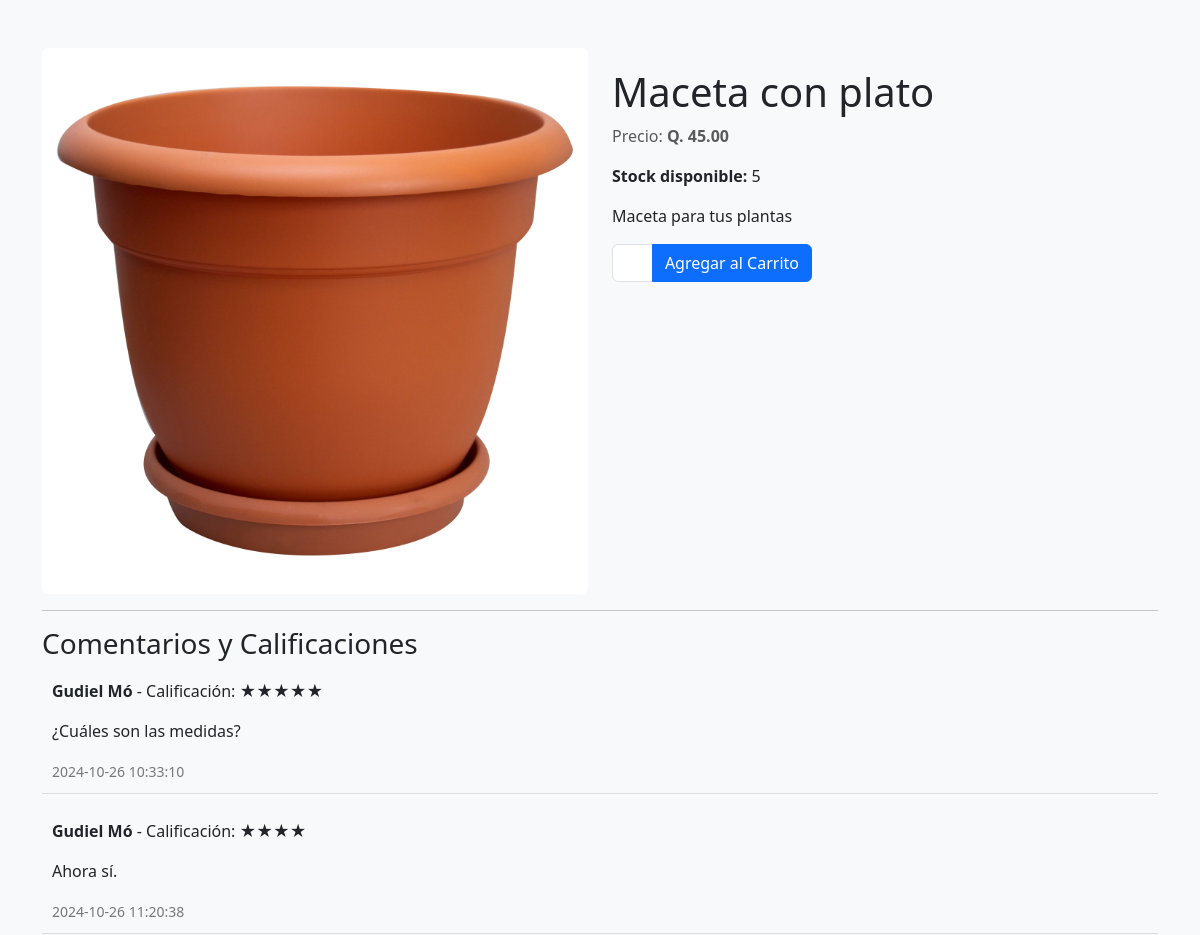
The page /public/client/detalle_producto.php?slug=maceta-con-plato (upper part) on the database as committed earlier.
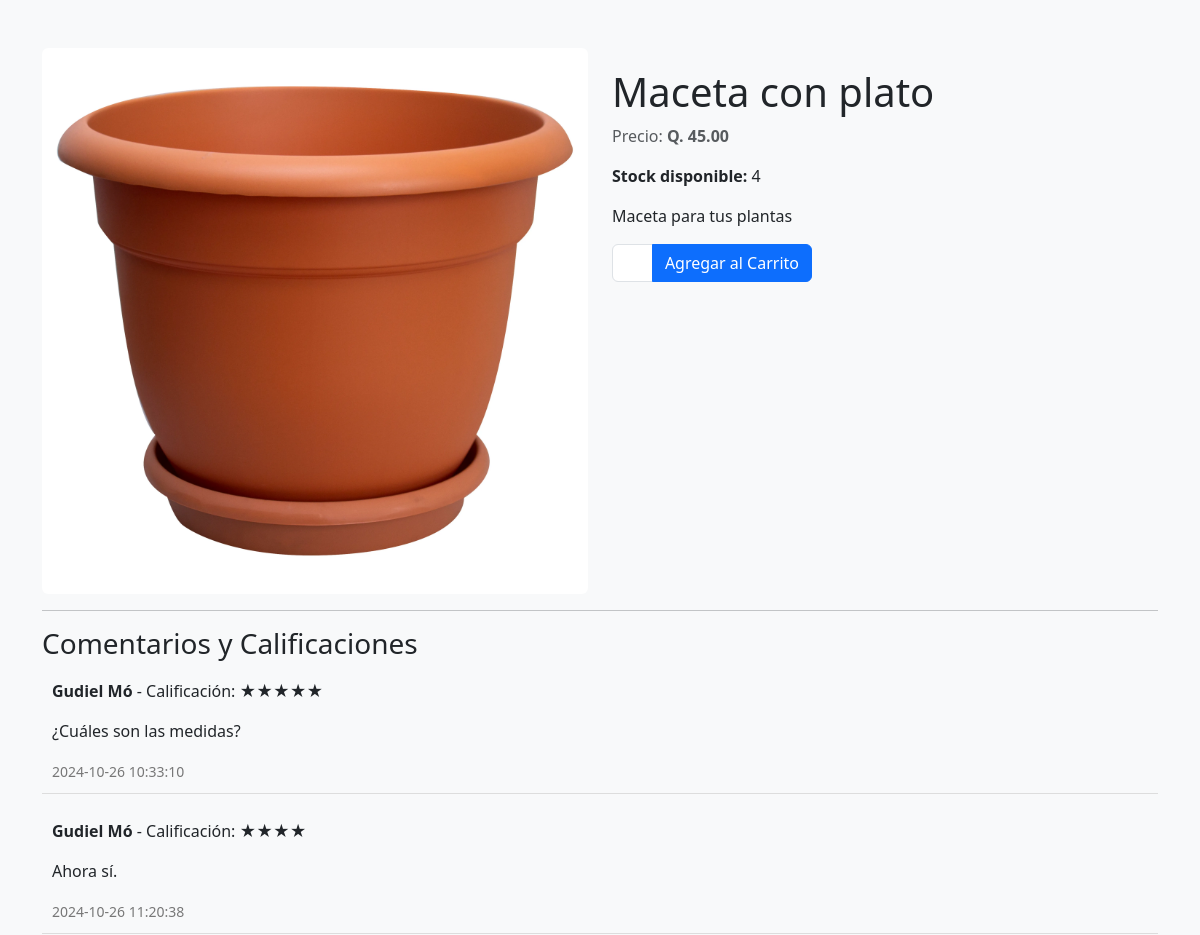
The same page on the database as committed later.
### tables this page shows
CREATE TABLE `producto` (
  `id_producto` int(11) NOT NULL AUTO_INCREMENT,
  `id_negocio` int(11) DEFAULT NULL,
  `id_categoria` int(11) DEFAULT NULL,
  `nombre_producto` varchar(255) NOT NULL,
  `descripcion` text DEFAULT NULL,
  `costo` decimal(10,0) NOT NULL,
  `precio` decimal(10,2) NOT NULL,
  `stock` int(11) NOT NULL,
  `imagen` varchar(255) DEFAULT NULL,
  `estado` varchar(50) NOT NULL,
  `fecha_actualizacion` timestamp NOT NULL DEFAULT current_timestamp() ON UPDATE current_timestamp(),
  `id_emprendedor` int(11) NOT NULL,
  `tiene_promocion` tinyint(1) DEFAULT 0,
  `precio_promocional` decimal(10,2) DEFAULT NULL,
  `slug` varchar(255) NOT NULL,
  `imagen_alt` varchar(255) DEFAULT NULL,
  `meta_title` varchar(255) DEFAULT NULL,
  `meta_description` text DEFAULT NULL,
  PRIMARY KEY (`id_producto`),
  KEY `id_negocio` (`id_negocio`),
  KEY `id_categoria` (`id_categoria`),
  KEY `fk_producto_emprendedor` (`id_emprendedor`),
  CONSTRAINT `fk_producto_emprendedor` FOREIGN KEY (`id_emprendedor`) REFERENCES `emprendedor` (`id_emprendedor`) ON DELETE CASCADE ON UPDATE CASCADE,
  CONSTRAINT `producto_ibfk_1` FOREIGN KEY (`id_negocio`) REFERENCES `negocio` (`id_negocio`),
  CONSTRAINT `producto_ibfk_2` FOREIGN KEY (`id_categoria`) REFERENCES `categoria` (`id_categoria`)
);

CREATE TABLE `comentario` (
  `id_comentario` int(11) NOT NULL AUTO_INCREMENT,
  `id_producto` int(11) NOT NULL,
  `id_cliente` int(11) NOT NULL,
  `comentario` text NOT NULL,
  `calificacion` int(11) NOT NULL,
  `fecha_comentario` datetime DEFAULT current_timestamp(),
  `respuesta` text DEFAULT NULL,
  PRIMARY KEY (`id_comentario`),
  KEY `id_producto` (`id_producto`),
  KEY `id_cliente` (`id_cliente`),
  CONSTRAINT `comentario_ibfk_1` FOREIGN KEY (`id_producto`) REFERENCES `producto` (`id_producto`) ON DELETE CASCADE,
  CONSTRAINT `comentario_ibfk_2` FOREIGN KEY (`id_cliente`) REFERENCES `cliente` (`id_cliente`) ON DELETE CASCADE
);

CREATE TABLE `cliente` (
  `id_cliente` int(11) NOT NULL AUTO_INCREMENT,
  `NIT` varchar(20) DEFAULT NULL,
  `nombre1` varchar(255) NOT NULL,
  `nombre2` varchar(255) DEFAULT NULL,
  `nombre3` varchar(255) DEFAULT NULL,
  `apellido1` varchar(255) NOT NULL,
  `apellido2` varchar(255) DEFAULT NULL,
  `correo` varchar(255) NOT NULL,
  `contrasena` varchar(255) NOT NULL,
  `telefono1` varchar(20) DEFAULT NULL,
  `telefono2` varchar(20) DEFAULT NULL,
  `id_direccion` int(11) DEFAULT NULL,
  `id_estado_usuario` int(11) DEFAULT NULL,
  `token_activacion` varchar(255) DEFAULT NULL,
  `token_recuperacion` varchar(255) DEFAULT NULL,
  `fecha_creacion` timestamp NOT NULL DEFAULT current_timestamp(),
  `fecha_token` datetime DEFAULT NULL,
  PRIMARY KEY (`id_cliente`),
  KEY `id_direccion` (`id_direccion`),
  KEY `id_estado_usuario` (`id_estado_usuario`),
  CONSTRAINT `cliente_ibfk_1` FOREIGN KEY (`id_direccion`) REFERENCES `direccion` (`id_direccion`),
  CONSTRAINT `cliente_ibfk_2` FOREIGN KEY (`id_estado_usuario`) REFERENCES `estado_usuario` (`id_estado_usuario`)
);

### public/client/detalle_producto.php (the view, shortened to what this page needs)
<?php
$database = new Database();
$db = $database->getConnection();
$producto = null;
if (isset($_GET['slug'])) {
    $slug = $_GET['slug'];
    $query = "SELECT * FROM producto WHERE slug = :slug";
    $stmt = $db->prepare($query);
    $stmt->bindParam(':slug', $slug, PDO::PARAM_STR);
    $stmt->execute();
    $producto = $stmt->fetch(PDO::FETCH_ASSOC);
}
?>
<!DOCTYPE html>
<html lang="es">
<head>
    <link href="https://cdn.jsdelivr.net/npm/bootstrap@5.3.0/dist/css/bootstrap.min.css" rel="stylesheet">
</head>
<body class="bg-light">
    <div class="container mt-5">
        <?php if ($producto): ?>
            <div class="row">
                <div class="col-md-6">
                    <img src="../../uploads/productos/<?php echo htmlspecialchars($producto['imagen']); ?>"
                        alt="<?php echo htmlspecialchars($producto['nombre_producto']); ?>"
                        class="img-fluid rounded">
                </div>
                <div class="col-md-6 product-details">
                    <h1><?php echo htmlspecialchars($producto['nombre_producto']); ?></h1>
                    <p class="text-muted">
                        Precio: <strong>Q. <?php echo number_format($producto['precio'], 2); ?></strong>
                    </p>
                    <p><strong>Stock disponible:</strong> <?php echo htmlspecialchars($producto['stock']); ?></p>
                    <p><?php echo nl2br(htmlspecialchars($producto['descripcion'])); ?></p>
                    <form class="agregar-carrito-form" action="agregar_al_carrito.php" method="POST">
                        <div class="input-group mb-3" style="max-width: 200px;">
                            <input type="number" name="cantidad" class="form-control" value="1" min="1"
                                max="<?php echo htmlspecialchars($producto['stock']); ?>">
                            <button type="submit" class="btn btn-primary">
                                <i class="fas fa-cart-plus"></i> Agregar al Carrito
                            </button>
                        </div>
                    </form>
                </div>
            </div>
            <hr>
            <h3>Comentarios y Calificaciones</h3>
            <div id="comentarios">
                <?php
                $queryComentarios = "
                    SELECT c.*, cl.nombre1, cl.apellido1
                    FROM comentario c
                    JOIN cliente cl ON c.id_cliente = cl.id_cliente
                    WHERE c.id_producto = :id_producto
                ";
                $stmtComentarios = $db->prepare($queryComentarios);
                $stmtComentarios->bindParam(':id_producto', $producto['id_producto'], PDO::PARAM_INT);
                $stmtComentarios->execute();
                $comentarios = $stmtComentarios->fetchAll(PDO::FETCH_ASSOC);
                if ($comentarios):
                    foreach ($comentarios as $comentario): ?>
                        <div class="comentario">
                            <p>
                                <strong>
                                    <?php echo htmlspecialchars($comentario['nombre1']) . ' ' . htmlspecialchars($comentario['apellido1']); ?>
                                </strong>
                                - Calificación: <?php echo str_repeat('★', $comentario['calificacion']); ?>
                            </p>
                            <p><?php echo nl2br(htmlspecialchars($comentario['comentario'])); ?></p>
                            <small><?php echo htmlspecialchars($comentario['fecha_comentario']); ?></small>
                        </div>
                    <?php endforeach;
                else: ?>
                    <p>No hay comentarios aún.</p>
                <?php endif; ?>
            </div>
        <?php endif; ?>
    </div>
</body>
</html>

### public/client/detalle_producto.php (style rules this page uses)
.img-fluid { max-width: 100%; height: auto; border-radius: 8px; }
.product-details { margin-top: 20px; }
.comentario { margin-bottom: 15px; padding: 10px; border-bottom: 1px solid #ddd; }
.comentario small { color: #777; }

Rows that differ between the two databases and show on the page:
changed producto "Maceta con plato": stock "5" → "4"
